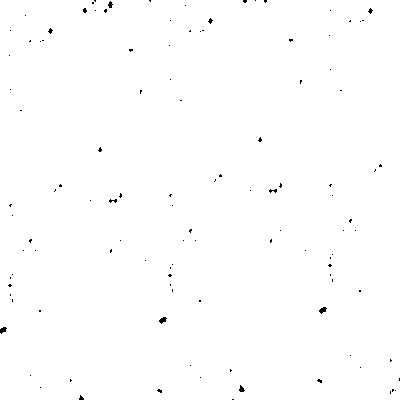
Frame 1 (no input)
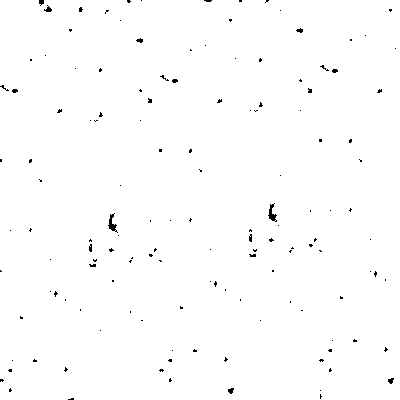
Frame 60 (the mouse pressed at the canvas centre just before this capture)
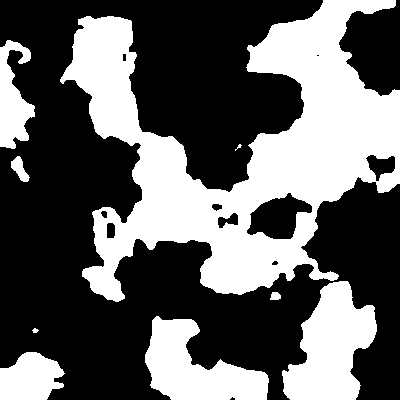
Frame 120 (the mouse held since frame 60 and released just before this capture)

The Processing sketch that drew these frames (run headless with seeded random() and noise(); from frame 60 on, the mouse is pressed at the canvas centre):

// Processing sketch: Noise2D
// ── Noise2D.pde
void setup(){
 size(400,400); 
 noStroke();
 colorMode(HSB);
}

void draw(){
  
  float zoom= map(mouseX, 0, width, 10, 100);
  
  float time = millis() /1000.0;
  
  float threshold = mouseX / (float) width;
  
  for( int x = 0; x < width; x++){
    for( int y = 0; y < width; y++){
      
      float val = map(noise(x/zoom, y/zoom, time), .2, .8, 0, 1);
      
      fill(val < threshold ? 0 : 255);
      
      rect(x,y,1,1);
   }
 }
}
